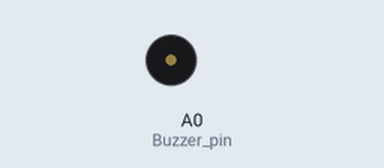
Simulated run of this sketch. Board: Arduino Uno, built with avr-gcc and run on an emulated ATmega328P. Shown: buzzer (waves = sounding).

Above: at 0.3 s.
At 7.35 s:
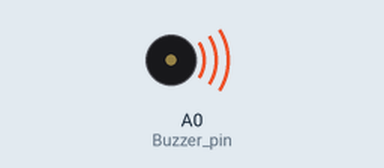
Timing chart, 0 to 7.8 s (numbered marks = the images above):
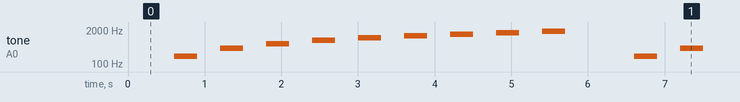

Measured:
- by itself, tone on A0 (Buzzer_pin): repeats every 6.0 s: silent 0.30 s, 400 Hz 0.30 s, silent 0.30 s, 600 Hz 0.30 s, silent 0.30 s, 800 Hz 0.30 s, silent 0.30 s, 1000 Hz 0.30 s, silent 0.30 s, 1200 Hz 0.30 s, silent 0.30 s, 1400 Hz 0.30 s, silent 0.30 s, 1600 Hz 0.30 s, silent 0.30 s, 1800 Hz 0.30 s, silent 0.90 s, 200 Hz 0.30 s

The sketch:

passive_buzzer_debugging_uno.ino
```cpp
const int Buzzer_pin = A0;


void setup()
{
  Serial.begin(9600);
}

void loop()
{
  for(int freq = 0; freq < 2000; freq = freq + 200)
  {
    tone(Buzzer_pin, freq);
    delay(300);
    noTone(Buzzer_pin);
    delay(300);
  }
}
```
